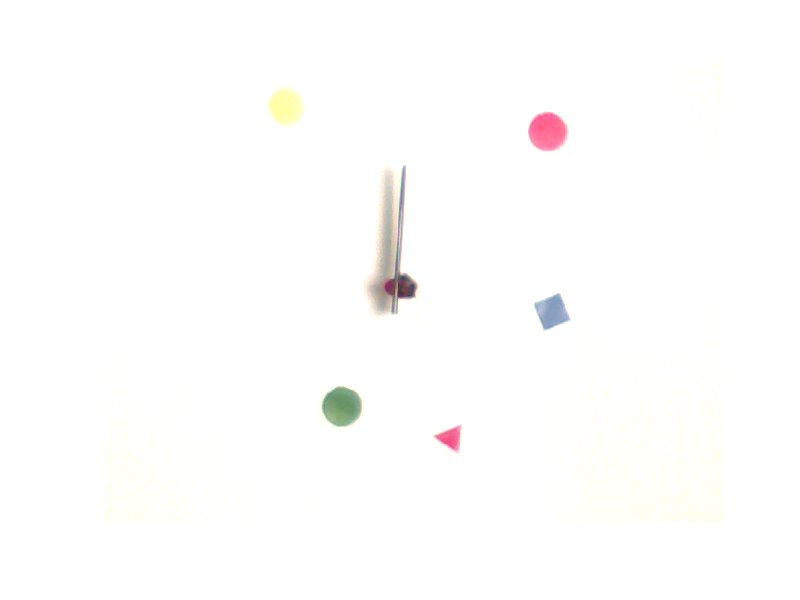

The MATLAB source for this figure: (Note: this script raises an error after producing the figure.)
%% ECE 4950 Group Fore Image Processing

%% Init
clc; clear; close all;

%% Load the images
imgStruct = load("img_with_lamp.mat");
background = imgStruct.background_img;
newImg = imgStruct.img4;
% figure, imshow(background);
figure, imshow(newImg);

%% Convert to gray images
grayBackground = rgb2gray(background);
grayNewImg = rgb2gray(newImg);
% figure, imshow(grayBackground);
% figure, imshow(grayNewImg);
% figure, imhist(grayBackground,256);
% figure, imhist(grayNewImg,256);

%% Convert to binary images
binaryBackground = imbinarize(grayBackground,0.99);
binaryNewImg = imbinarize(grayNewImg,0.99);
% figure, imshow(binaryBackground);
% figure, imshow(binaryNewImg);

%% Isolate foreground
foreground = bitxor(binaryNewImg, binaryBackground);
% figure, imshow(foreground);
se = strel('disk', 2);
isolatedForeground = imerode(foreground, se);
% figure, imshow(isolatedForeground);

%% Use regionprops to find centroids
connectedComponents = bwconncomp(isolatedForeground);
regProps = regionprops(connectedComponents);
regCentroids = regionprops(connectedComponents, 'centroid');
centroids = cat(1, regCentroids.Centroid);

%% Get coordinates and colors of centroids
numCentroids = numel(regCentroids);
hsvImg = rgb2hsv(newImg);
coords = zeros(numCentroids,2);
colors = zeros(numCentroids,1);
for i = 1:numCentroids
    coords(i,1) = round(centroids(i,1));
    coords(i,2) = round(centroids(i,2));
    curColor = hsvImg(coords(i,2),coords(i,1),1);
    if ((0 <= curColor)&&(curColor < 0.14)) || (curColor > 0.88)
        colors(i) = 1;  % red
    elseif (0.14 <= curColor)&&(curColor < 0.22)
        colors(i) = 2;  % yellow
    elseif (0.22 <= curColor)&&(curColor < 0.44)
        colors(i) = 3;  % green
    elseif (0.44 <= curColor)&&(curColor < 0.75)
        colors(i) = 4;  % blue
    else
        colors(i) = 0;  % idk man
    end
end

%% Create image_data matrix
% image_data = [color, xPos, yPos]
image_data = zeros(numCentroids, 3);
for i = 1:numCentroids
    image_data(i,1) = colors(i);        % colors
    image_data(i,2) = coords(i,1);  % x positions
    image_data(i,3) = coords(i,2);  % y positions
end
